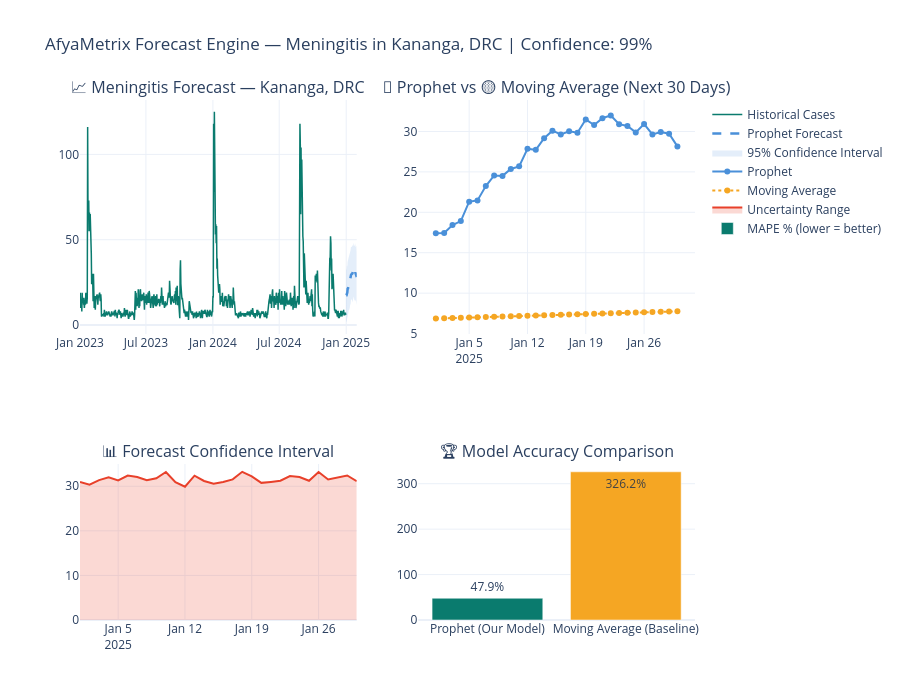

Notebook cell for this chart:
### Code cell
# ========================================
# VISUALIZE BEST FORECAST
# ========================================
# Show the forecast with highest confidence

# Sort by confidence
forecast_results.sort(key=lambda x: x['confidence'], reverse=True)
best = forecast_results[0]

print(f"📈 Showing best forecast:")
print(f"   {best['disease']} in {best['region']}, {best['country']}")
print(f"   Prophet confidence: {best['confidence']}%")
print(f"   Prophet MAPE: {best['prophet_mape']}% vs MA MAPE: {best['ma_mape']}%")

# Build the visualization
fig = make_subplots(
    rows=2, cols=2,
    subplot_titles=[
        f"📈 {best['disease']} Forecast — {best['region']}, {best['country']}",
        "🔵 Prophet vs 🟡 Moving Average (Next 30 Days)",
        "📊 Forecast Confidence Interval",
        "🏆 Model Accuracy Comparison"
    ],
    row_heights=[0.6, 0.4]
)

# --- Chart 1: Full historical + forecast ---
hist = best['historical']
fc = best['full_forecast']

# Historical line
fig.add_trace(go.Scatter(
    x=hist['ds'], y=hist['y'],
    mode='lines', name='Historical Cases',
    line=dict(color='#0A7B6E', width=1.5)
), row=1, col=1)

# Prophet forecast line
future_fc = best['forecast']
fig.add_trace(go.Scatter(
    x=future_fc['ds'], y=future_fc['yhat'].clip(lower=0),
    mode='lines', name='Prophet Forecast',
    line=dict(color='#4A90D9', width=2.5, dash='dash')
), row=1, col=1)

# Confidence interval (shaded area)
fig.add_trace(go.Scatter(
    x=pd.concat([future_fc['ds'], future_fc['ds'][::-1]]),
    y=pd.concat([
        future_fc['yhat_upper'].clip(lower=0),
        future_fc['yhat_lower'].clip(lower=0)[::-1]
    ]),
    fill='toself',
    fillcolor='rgba(74, 144, 217, 0.15)',
    line=dict(color='rgba(255,255,255,0)'),
    name='95% Confidence Interval',
    showlegend=True
), row=1, col=1)

# --- Chart 2: Prophet vs Moving Average ---
future_dates = future_fc['ds'].values
prophet_vals = future_fc['yhat'].clip(lower=0).values
ma_vals = best['ma_forecast'][:len(future_dates)]

fig.add_trace(go.Scatter(
    x=future_dates, y=prophet_vals,
    mode='lines+markers', name='Prophet',
    line=dict(color='#4A90D9', width=2)
), row=1, col=2)

fig.add_trace(go.Scatter(
    x=future_dates, y=ma_vals,
    mode='lines+markers', name='Moving Average',
    line=dict(color='#F5A623', width=2, dash='dot')
), row=1, col=2)

# --- Chart 3: Confidence interval width over time ---
interval_width = (
    future_fc['yhat_upper'] - future_fc['yhat_lower']
).clip(lower=0)

fig.add_trace(go.Scatter(
    x=future_fc['ds'], y=interval_width,
    fill='tozeroy',
    name='Uncertainty Range',
    line=dict(color='#E8402A'),
    fillcolor='rgba(232, 64, 42, 0.2)'
), row=2, col=1)

# --- Chart 4: Model accuracy bar chart ---
fig.add_trace(go.Bar(
    x=['Prophet (Our Model)', 'Moving Average (Baseline)'],
    y=[best['prophet_mape'], best['ma_mape']],
    marker_color=['#0A7B6E', '#F5A623'],
    name='MAPE % (lower = better)',
    text=[f"{best['prophet_mape']}%", f"{best['ma_mape']}%"],
    textposition='auto'
), row=2, col=2)

fig.update_layout(
    height=700,
    title=(
        f"AfyaMetrix Forecast Engine — "
        f"{best['disease']} in {best['region']}, {best['country']} | "
        f"Confidence: {best['confidence']}%"
    ),
    template='plotly_white',
    showlegend=True
)

fig.show()
